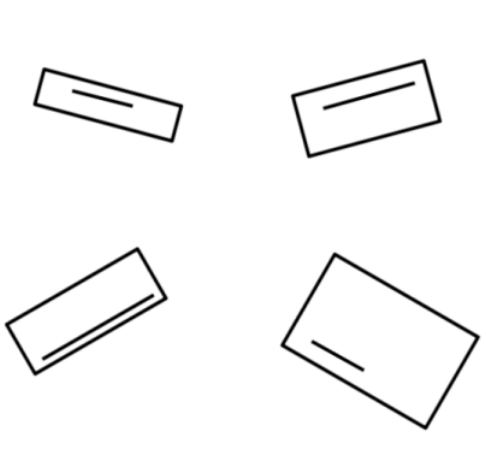
#> input picture original_final.png, 486 x 467 px
$ jupyter execute rectangle_numbering.ipynb
#> lines starting #> are read from the running program, lines starting #| are printed output that depends on the picture; after the words box and inside, x2 and y2 are one past the last pixel; in counts of white or black regions, pixels touching at a corner belong together
[cell 1]
import numpy as np
import matplotlib.pyplot as plt
import cv2

[cell 2]
original_image = cv2.imread('original_final.png')
#> original_image is the input picture: shape (467, 486, 3); min 0, max 255, mean 246.8
masked_image = cv2.imread('mask_final.png')
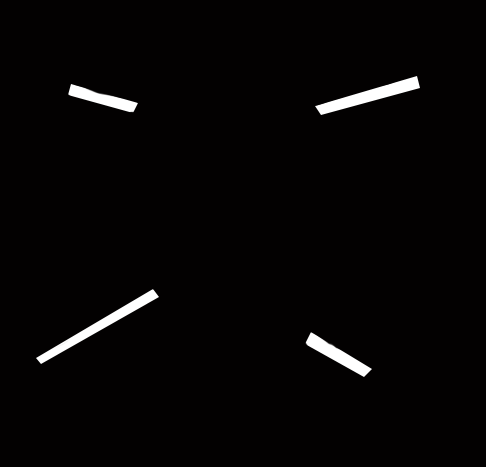
#> input picture mask_final.png, 486 x 467 px
#> masked_image is the input picture: shape (467, 486, 3); mean B, G, R 5.4, 5.4, 7.4

[cell 3]
plt.imshow(masked_image)

[cell 4]
original_image.shape,masked_image.shape
#> Out = ((467, 486, 3), (467, 486, 3))

[cell 5]
original_gray = cv2.cvtColor(original_image,cv2.COLOR_BGR2GRAY)
masked_gray = cv2.cvtColor(masked_image, cv2.COLOR_BGR2GRAY)

[cell 6]
result = cv2.bitwise_and(original_gray,masked_gray)
kernel = 7
result = cv2.GaussianBlur(result,(kernel, kernel),0)
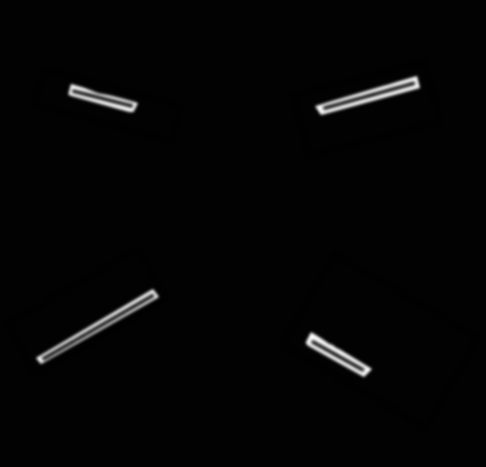
#> result: shape (467, 486); min 0, max 248, mean 5
plt.imshow(result,cmap = 'gray')

[cell 7]
edges = cv2.Canny(result,100,250)
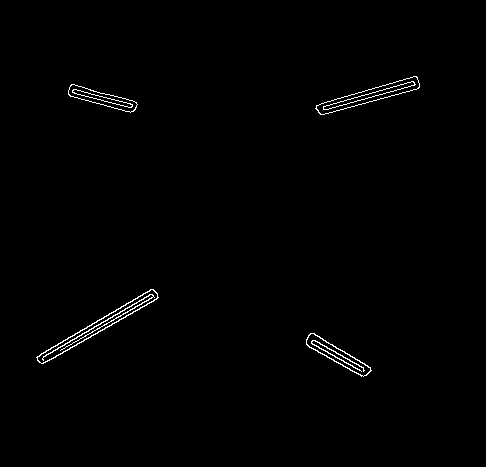
#> edges: shape (467, 486); 0.78% white in thin lines or dots, all inside (x1, y1, x2, y2) = (36, 76, 420, 377)
plt.imshow(edges)

[cell 8]
linesP = cv2.HoughLinesP(edges, 1, np.pi / 180, 50, None, 50, 10)
#> linesP = 14 rows, first 6: [43, 363, 158, 297], [37, 360, 155, 292], [36, 357, 150, 289], [60, 350, 157, 294], [306, 344, 363, 376], [324, 114, 419, 87]

[cell 9]
def compare_dis(source):
    ids = []
    for i in range(14):
        if (np.abs(source - linesP[i]).mean()) < 20:
            ids.append(i)

    return ids

[cell 10]
arr = []
for i in range(14):
    arr.append(compare_dis(linesP[i]))
#> after the loop, arr = [[0, 1, 2, 3], [0, 1, 2, 3], [0, 1, 2, 3], [0, 1, 2, 3], [4, 9, 10, 11], [5, 6, 7, 8], [5, 6, 7, 8], [5, 6, 7, 8], [5, 6, 7, 8], [4, 9, 10, 11], [4, 9, 10, 11], [4, 9, 10, 11], [12, 13], [12, 13]]

uniques_lines = [0,4,5,12]

[cell 11]
def calc_length(point_arr):
    arr = np.array(point_arr)
    return np.abs(arr[0]-arr[2]) + np.abs(arr[1] - arr[3])


distance = []
for i in uniques_lines:
    distance.append(calc_length(linesP[i][0]))
#> this loop made 4 passes
#> after the loop, distance = [181, 89, 122, 78]

distance
#> Out = [181, 89, 122, 78]

[cell 12]
def return_max_index(arr):
    largest = arr[0]
    idx = 0
    for i in range(4):
        if largest < arr[i]:
            largest = arr[i]
            idx = i
    return idx


print(distance)
#| [181, 89, 122, 78]
original_image = cv2.imread('original_final.png')

# to put a number below the rectangle
for i in range(4):
    max_id = return_max_index(distance)
    distance[max_id] = 0
    line = uniques_lines[max_id]
    txt = 4 - max_id
    cv2.putText(original_image,str(txt),(linesP[line][0][0],linesP[line][0][1] + 70),
               cv2.FONT_HERSHEY_SIMPLEX,1,(255,0,0),2, cv2.LINE_AA )
#> this loop made 4 passes
#> (max_id, line, txt) on passes 1 to 4: (0, 0, 4), (2, 5, 2), (1, 4, 3), (3, 12, 1)
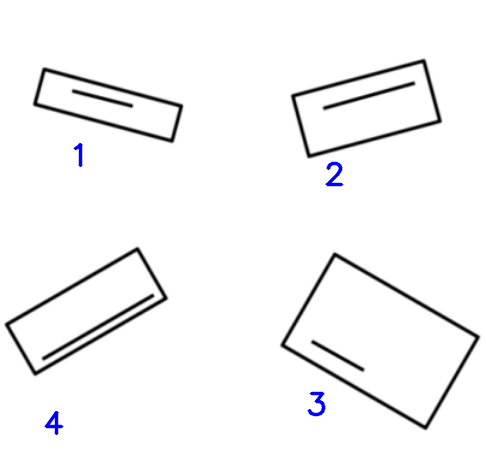
#> original_image: shape (467, 486, 3); 0.39% of pixels changed, all inside (x1, y1, x2, y2) = (44, 143, 344, 436)
#> after the loop, distance = [0, 0, 0, 0]
